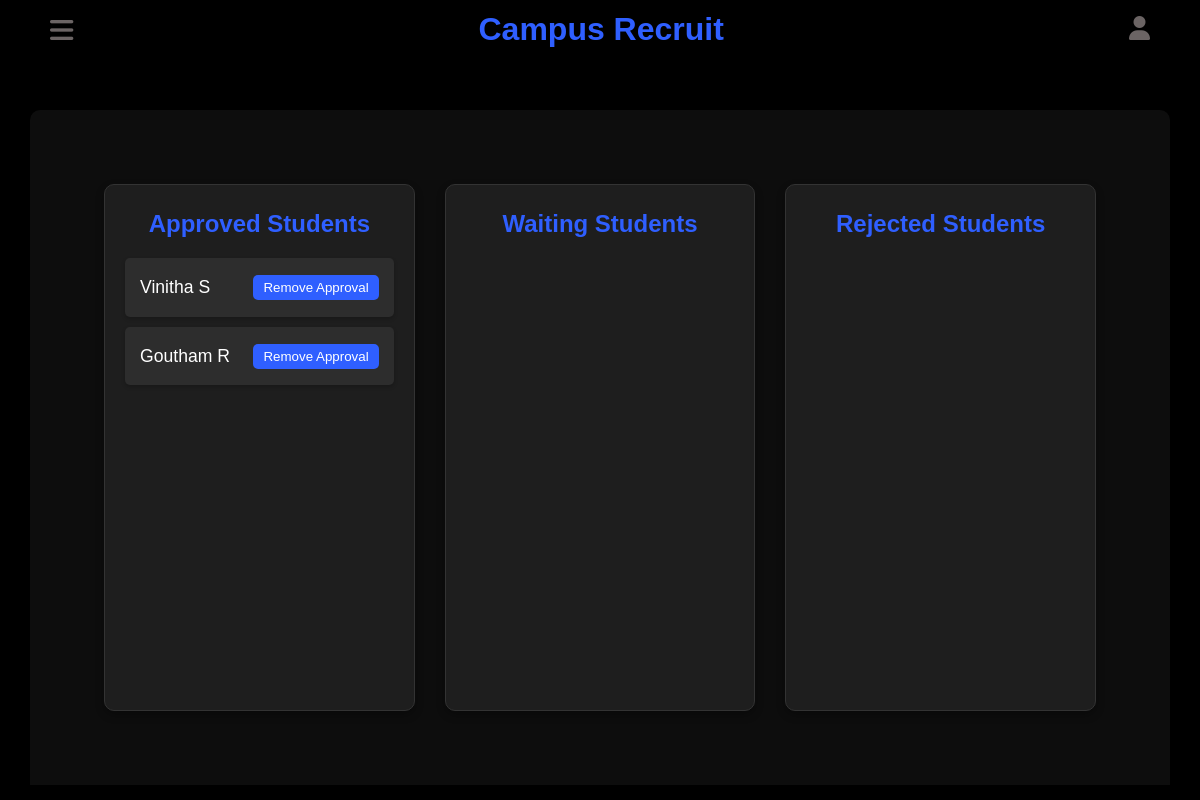
/Admin/manageStudent.php (signed in), run on the app's committed database.
### tables this page shows
CREATE TABLE `student_details` (
  `student_id` int(11) NOT NULL,
  `First_name` varchar(255) NOT NULL,
  `Last_name` varchar(255) NOT NULL,
  `Gender` enum('male','female','others') NOT NULL,
  `City` varchar(255) NOT NULL,
  `Course` varchar(255) NOT NULL,
  `College` varchar(255) NOT NULL,
  `Year_of_passing` varchar(4) NOT NULL,
  `PhoneNum` varchar(255) NOT NULL,
  `account_email` varchar(255) NOT NULL,
  `date_of_joined` timestamp NOT NULL DEFAULT current_timestamp(),
  `approval` enum('approved','pending','rejected') DEFAULT 'pending'
);

### Admin/manageStudent.php (the view, shortened to what this page needs)
<?php
include "connection.php";
$approved_students_stmt = $conn->prepare("SELECT * FROM student_details WHERE approval = 'approved'");
$approved_students_stmt->execute();
$approved_students_result = $approved_students_stmt->get_result();
?>
<!DOCTYPE html>
<html lang="en">
<head>
    <link rel="stylesheet" href="https://cdnjs.cloudflare.com/ajax/libs/font-awesome/6.6.0/css/all.min.css" />
</head>
<body>
    <div class="main-container">
        <div class="header">
            <button class="menu-btn" onclick="toggleSidebar()">
                <i class="fa-solid fa-bars" id="menu"></i>
            </button>
            <a href="#" class="logo">Campus Recruit</a>
            <div class="profile-container">
                <i class="fa-solid fa-user" id="profile" onclick="toggleProfileMenu()"></i>
            </div>
        </div>
        <div class="container">
            <div class="student-list">
                <h2>Approved Students</h2>
                <?php while ($student = $approved_students_result->fetch_assoc()): ?>
                    <div class="student">
                        <span><?php echo htmlspecialchars($student['First_name'])." ".htmlspecialchars($student['Last_name']); ?></span>
                        <div class="student-actions">
                            <form method="POST" style="display:inline;">
                                <button type="submit">Remove Approval</button>
                            </form>
                        </div>
                    </div>
                <?php endwhile; ?>
            </div>
            <div class="student-list">
                <h2>Waiting Students</h2>
            </div>
            <div class="student-list">
                <h2>Rejected Students</h2>
            </div>
        </div>
    </div>
</body>
</html>

### Admin/manageStudent.php (style rules this page uses)
* { padding: 0; margin: 0; font-family: 'Gill Sans', 'Gill Sans MT', Calibri, 'Trebuchet MS', sans-serif; box-sizing: border-box; }
body { font-family: Arial, sans-serif; margin: 0; padding: 0; line-height: 1.6; scroll-behavior: smooth; color: aliceblue; background-color: black; }
.main-container { display: flex; flex-direction: column; align-items: center; width: 100%; height: 100vh; }
.header { display: flex; height: 60px; width: 100%; align-items: center; justify-content: space-between; padding: 10px 50px; }
.logo { font-size: 2rem; font-weight: bold; color: #2f5fff; text-decoration: none; }
.container { padding: 4rem; width: 95%; height: calc(100vh - 60px); margin: 15px; margin-top: 50px; border-radius: 10px 10px 0 0; background: #0d0d0d; text-align: center; display: grid; grid-template-columns: repeat(3, 1fr); gap: 10px; row-gap: 0px; }
.profile-container { position: relative; display: inline-block; }
.menu-btn { background-color: transparent; outline: none; border: none; }
#menu { font-size: 2em; color: #6b6464; }
#profile { font-size: 1.5em; color: #6b6464; }
.student-list { background-color: #1e1e1e; border-radius: 10px; padding: 20px; margin: 10px; border: 1px solid #333; box-shadow: 0 4px 8px rgba(0, 0, 0, 0.3); }
.student-list h2 { color: #2f5fff; margin-bottom: 15px; }
.student { background-color: #2d2d2d; border-radius: 5px; padding: 15px; margin-bottom: 10px; display: flex; justify-content: space-between; align-items: center; box-shadow: 0 2px 4px rgba(0, 0, 0, 0.2); }
.student span { font-size: 1.1em; color: #ffffff; }
.student-actions form { display: inline; }
.student-actions button { background-color: #2f5fff; border: none; color: #ffffff; padding: 5px 10px; margin-left: 5px; border-radius: 5px; cursor: pointer; transition: background-color 0.3s ease; }
@media (max-width: 1200px) { .container { grid-template-columns: repeat(3, 1fr); } }

### data on the page
student_details: First_name "Vinitha", Last_name "S"
student_details: First_name "Goutham", Last_name "R"
